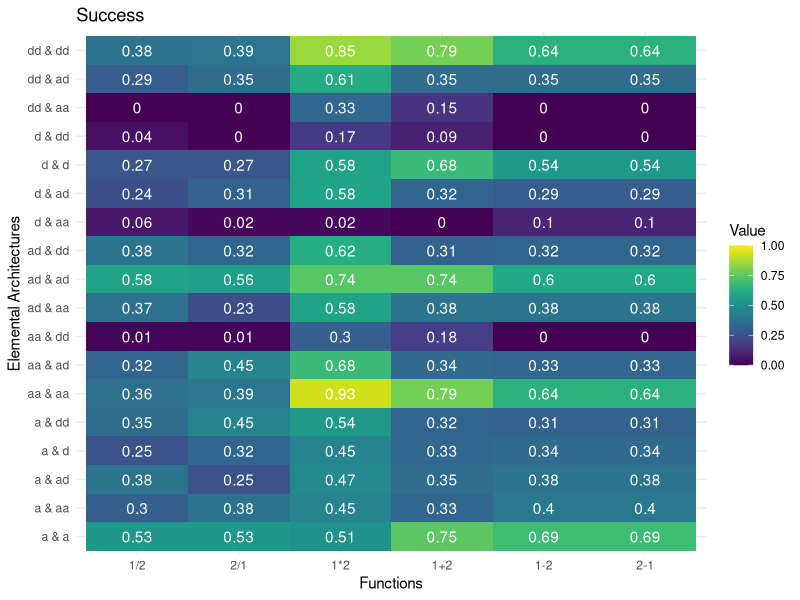

This chart was generated by the following R code:
#Turn table into colored matrix

library(ggplot2)
library(viridis)

#Read in succ.matrix.csv
dat <- read.csv("succ.matrix.csv")

#change column names to display correct functions
colnames(dat) <- c("first element","second element","1/2","2/1","1*2","1+2","1-2","2-1","total")

#combine columns 1 & 2 
combined_column <- paste(dat$"first element", dat$"second element", sep = " & ")

# Name the combined column
dat$'Elemental.Architectures' <- combined_column

#remove the 1st & 2nd column
dat <- dat[, -1]
dat <- dat[, -1]

#rearrange to make elemental architectures column 1
dat <- dat[, c(8, 1:7)]

#remove "total" column
succ.matrix <- dat[,1:7]

# Get row and column names
row_names <- rownames(succ.matrix)
col_names <- colnames(succ.matrix)

# Melt the table to long format
library(reshape2)

succ.matrix.long <- melt(succ.matrix)


# Create the plot
ggplot(succ.matrix.long, aes(variable, Elemental.Architectures, fill = value)) +
  geom_tile() +
  geom_text(aes(label = value), color = "white") + #added numbers to cells#
  scale_fill_viridis(name = "Value", limits = c(0, 1)) +
  labs(x = "Functions", y = "Elemental Architectures") +
  ggtitle("Success")+
  theme_minimal() 


